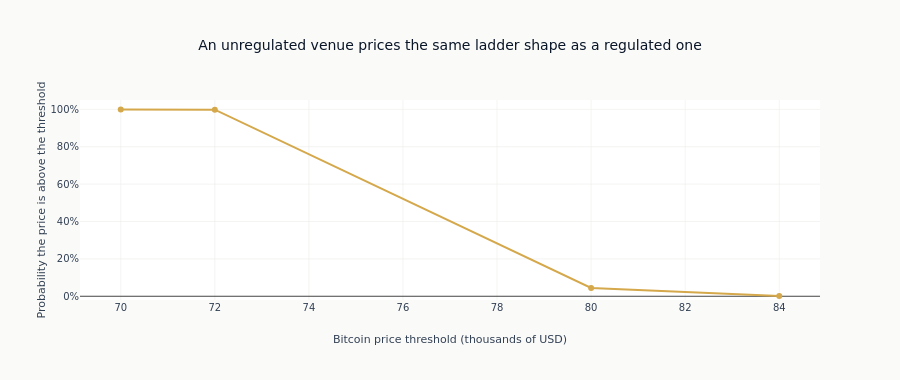

Notebook source saved alongside this figure:
### Code cell
fig = px.line(
    ladder.to_pandas(),
    x="threshold_k",
    y="close",
    markers=True,
    title="An unregulated venue prices the same ladder shape as a regulated one",
    labels={
        "threshold_k": "Bitcoin price threshold (thousands of USD)",
        "close": "Probability the price is above the threshold",
    },
    color_discrete_sequence=[COLORS["amber"]],
)
fig.update_layout(height=380, yaxis_tickformat=".0%", yaxis_range=[-0.02, 1.05])
show_plotly_with_alt(
    fig,
    "Line chart with markers of the probability Bitcoin exceeds each listed price threshold on a "
    "single date, falling from near certainty at the lowest threshold to almost nothing at the "
    "highest, with the steep fall between the second and third.",
)

### Figure 1 — Plotly figure (JSON) as saved in the notebook; plotly's stock layout.template omitted (floating-point values rounded to 4 significant figures)
{"data": [{"hovertemplate": "Bitcoin price threshold (thousands of USD)=%{x}<br>Probability the price is above the threshold=%{y}<extra></extra>", "legendgroup": "", "line": {"color": "#D4A84B", "dash": "solid"}, "marker": {"symbol": "circle"}, "mode": "lines+markers", "name": "", "orientation": "v", "showlegend": false, "type": "scatter", "x": [70, 72, 80, 84], "xaxis": "x", "y": [0.9995, 0.9985, 0.0445, 0.0015], "yaxis": "y"}], "layout": {"height": 380, "legend": {"tracegroupgap": 0}, "title": {"text": "An unregulated venue prices the same ladder shape as a regulated one"}, "xaxis": {"anchor": "y", "domain": [0.0, 1.0], "title": {"text": "Bitcoin price threshold (thousands of USD)"}}, "yaxis": {"anchor": "x", "domain": [0.0, 1.0], "range": [-0.02, 1.05], "tickformat": ".0%", "title": {"text": "Probability the price is above the threshold"}}}}
